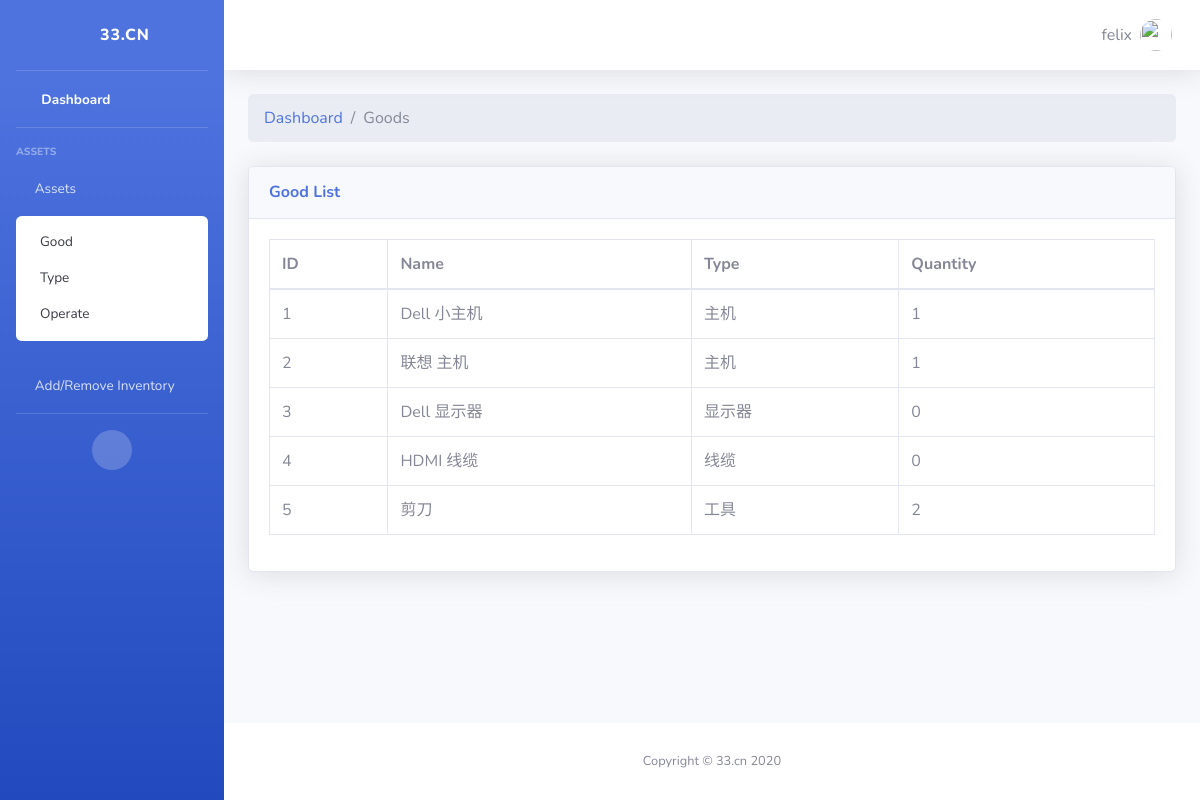
The page /good/ (signed in) on the database its author committed.
### fzm/models.py (models this page shows, shortened)
class Good(models.Model):
    good_name = models.CharField(max_length=200)
    type = models.ForeignKey(Type, on_delete=models.CASCADE)
    quantity = models.IntegerField(default=0)

class Type(models.Model):
    type_name = models.CharField(max_length=200)

### fzm/views.py (the view)
# urls.py: path('good/', views.view_good, name='good'),
@login_required
def view_good(request):
    good_list = Good.objects.all()
    return render(request, 'fzm/good.html', {
        'good_list': good_list,
    })

### fzm/templates/fzm/good.html
{% extends "fzm/layout.html" %}
{% block content %}
<ol class="breadcrumb mb-4">
    <li class="breadcrumb-item"><a href="index.html">Dashboard</a></li>
    <li class="breadcrumb-item active">Goods</li>
</ol>
<div class="card shadow mb-4">
<div class="card-header py-3">
  <h6 class="m-0 font-weight-bold text-primary">Good List</h6>
</div>
<div class="card-body">
  <div class="table-responsive">
    <table class="table table-bordered" id="dataTable" width="100%" cellspacing="0">
      <thead>
        <tr>
          <th>ID</th>
          <th>Name</th>
          <th>Type</th>
          <th>Quantity</th>
        </tr>
      </thead>
      <tbody>
        {% if good_list %}
            {% for good in good_list %}
                <tr role="row" class="odd">
                    <td class="sorting_1">{{ good.id }}</td>
                    <td class="sorting_1">{{ good.good_name }}</td>
                    <td class="sorting_1">{{ good.type.type_name }}</td>
                    <td class="sorting_1">{{ good.quantity }}</td>
                </tr>
            {% endfor %}
        {% else %}
            <p>Null</p>
        {% endif %}
      </tbody>
    </table>
  </div>
</div>
</div>
{% endblock %}

### fzm/templates/fzm/layout.html (shortened to what this page needs)
<!DOCTYPE html>
{% load static %}
<html lang="en">
<head>
  <link href="{% static 'fzm/vendor/fontawesome-free/css/all.min.css' %}" rel="stylesheet" type="text/css">
  <link href="{% static 'fzm/css/sb-admin-2.min.css' %}" rel="stylesheet">
</head>
<body id="page-top">
  <div id="wrapper">
    <ul class="navbar-nav bg-gradient-primary sidebar sidebar-dark accordion" id="accordionSidebar">
      <a class="sidebar-brand d-flex align-items-center justify-content-center" href="{% url 'fzm:index' %}">
        <div class="sidebar-brand-icon rotate-n-15">
          <i class="fas fa-laugh-wink"></i>
        </div>
        <div class="sidebar-brand-text mx-3">33.cn</div>
      </a>
      <hr class="sidebar-divider my-0">
      <li class="nav-item active">
        <a class="nav-link" href="{% url 'fzm:index' %}">
          <i class="fas fa-fw fa-tachometer-alt"></i>
          <span>Dashboard</span></a>
      </li>
      <hr class="sidebar-divider">
      <div class="sidebar-heading">
        Assets
      </div>
      <li class="nav-item">
        <a class="nav-link collapsed" href="#" data-toggle="collapse" data-target="#collapseTwo" aria-expanded="true" aria-controls="collapseTwo">
          <i class="fas fa-warehouse"></i>
          <span>Assets</span>
        </a>
        <div id="collapseTwo" class="collapse show" aria-labelledby="headingTwo" data-parent="#accordionSidebar">
          <div class="bg-white py-2 collapse-inner rounded">
            <a class="collapse-item" href="{% url 'fzm:good' %}">Good</a>
            <a class="collapse-item" href="{% url 'fzm:type' %}">Type</a>
            <a class="collapse-item" href="{% url 'fzm:operate' %}">Operate</a>
          </div>
        </div>
        <a class="nav-link" href="{% url 'fzm:stock' %}">
          <i class="fas fa-plus-circle"></i>
          <span>Add/Remove Inventory</span></a>
      </li>
      <hr class="sidebar-divider d-none d-md-block">
      <div class="text-center d-none d-md-inline">
        <button class="rounded-circle border-0" id="sidebarToggle"></button>
      </div>
    </ul>
    <div id="content-wrapper" class="d-flex flex-column">
      <div id="content">
        <nav class="navbar navbar-expand navbar-light bg-white topbar mb-4 static-top shadow">
          <ul class="navbar-nav ml-auto">
            <li class="nav-item dropdown no-arrow">
              <a class="nav-link dropdown-toggle" href="#" id="userDropdown" role="button" data-toggle="dropdown" aria-haspopup="true" aria-expanded="false">
                <span class="mr-2 d-none d-lg-inline text-gray-600 mid">
                  {{ user.get_username }}
                </span>
                <img class="img-profile rounded-circle" src="{% static 'fzm/img/avatar.png' %}">
              </a>
            </li>
          </ul>
        </nav>
        <div class="container-fluid">
          {% block content %}{% endblock %}
        </div>
      </div>
      <footer class="sticky-footer bg-white">
        <div class="container my-auto">
          <div class="copyright text-center my-auto">
            <span>Copyright &copy; 33.cn 2020</span>
          </div>
        </div>
      </footer>
    </div>
  </div>
</body>
</html>

### rows shown on the page
Good: id "1", good_name "Dell 小主机", type.type_name "主机", quantity "1"
Good: id "2", good_name "联想 主机", type.type_name "主机", quantity "1"
Good: id "3", good_name "Dell 显示器", type.type_name "显示器", quantity "0"
Good: id "4", good_name "HDMI 线缆", type.type_name "线缆", quantity "0"
Good: id "5", good_name "剪刀", type.type_name "工具", quantity "2"

### other values the page prints
{{ user.get_username }} "felix"
